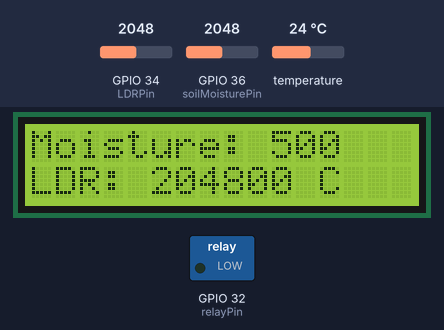
Bench run of a sketch on a simulated ESP32. Parts: 16×2 character LCD, switched loads named in the sketch (green lamp = pin HIGH). Inputs (shaded band) come from the test bench; at power-on: temperature 24 °C, GPIO 34 (LDRPin) = 2048, GPIO 36 (soilMoisturePin) = 2048. WiFi joins after 1.5 s; servers stay silent unless stated; what the sketch prints to the serial monitor is not drawn.

Above: at 3.4 s.
3.5 s: temperature set to 29.2 °C
At 5.5 s:
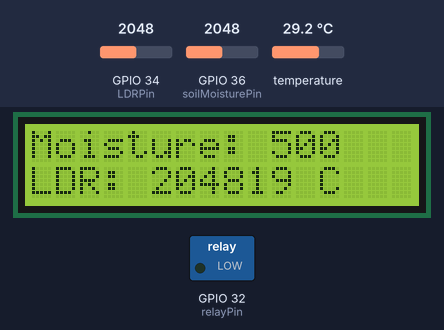
7.4 s: temperature set to 30.4 °C
At 9.9 s:
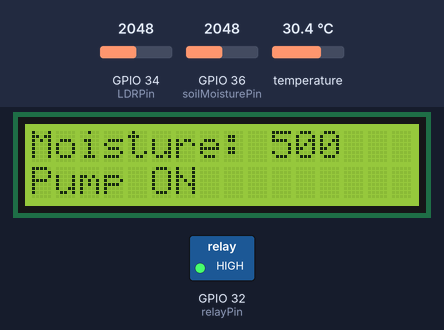
11.7 s: temperature set to 12 °C
At 14.6 s:
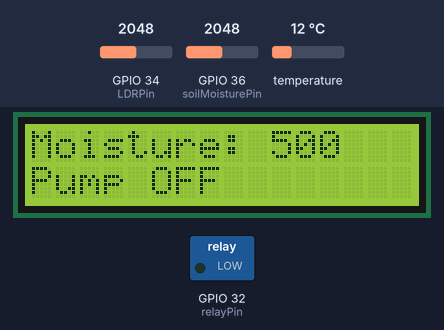
16.7 s: GPIO 34 (LDRPin) set to 2866
At 18.1 s:
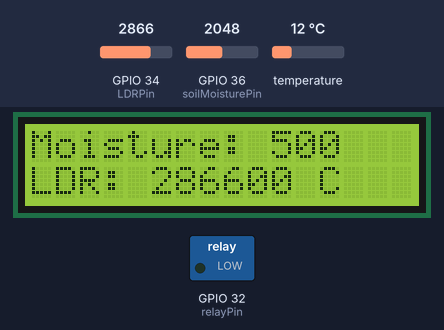
19.8 s: GPIO 36 (soilMoisturePin) set to 2411
At 23.1 s:
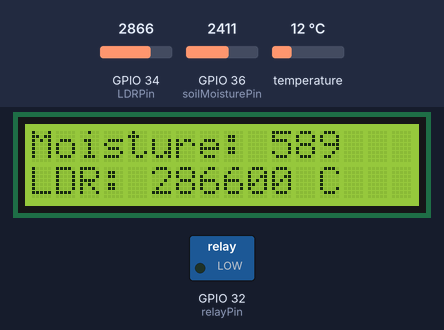
23.8 s: GPIO 36 (soilMoisturePin) set to 2523
At 28.0 s:
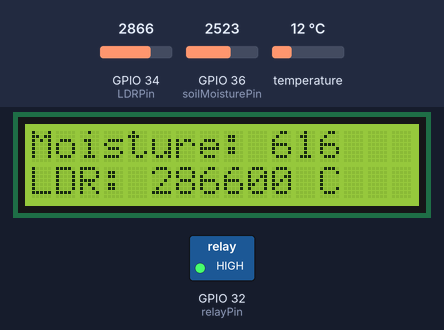
Timing chart, 0 to 28.2 s (numbered marks = the images above; inputs shaded):
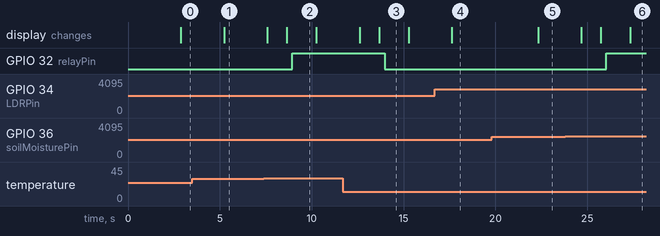

The sketch:

all-14.ino
```cpp
#include <Arduino.h>
#include <Wire.h>
#include <LiquidCrystal_I2C.h>
#include <OneWire.h>
#include <DallasTemperature.h>
#include <ThingSpeak.h>
#include <WiFi.h>
#include <FirebaseESP32.h>

// Constants for ThingSpeak
const char* ssid = "vinald";
const char* password = "14231423";
unsigned long myChannel = 2234562;
const char* apiKey = "H0JAID5SFXIIFCJX";
const int soilMoisturePin = A0;
const int LDRPin = 34;
const int temperatureSensorPin = 17;

// Constants for Firebase
#define WIFI_SSID "vinald"
#define WIFI_PASSWORD "14231423"
#define FIREBASE_HOST F("https://agriculture-a2856-default-rtdb.firebaseio.com/")
#define FIREBASE_AUTH F("AIzaSyAgnMD_uFO5zrqEtTRouctYp5LO4k4-W8M")
OneWire oneWire(temperatureSensorPin);
DallasTemperature DS18B20(&oneWire);

LiquidCrystal_I2C lcd(0x27, 16, 2);
WiFiClient client; // Declare the WiFiClient object
FirebaseData firebaseData;

// Constants for pump control
const int moistureThresholdMin = 600; // Minimum threshold value for turning the pump on
const int moistureThresholdMax = 1000; // Maximum threshold value for turning the pump on
const int temperatureThresholdMin = 30; // Minimum temperature threshold for turning the pump on
const int temperatureThresholdMax = 50; // Maximum temperature threshold for turning the pump on

const int relayPin = 32;
bool pumpStatus = false; // Variable to keep track of the pump status

void setup() {
  Serial.begin(9600);
  pinMode(soilMoisturePin, INPUT);
  pinMode(LDRPin, INPUT);
  pinMode(temperatureSensorPin, INPUT);
  pinMode(relayPin, OUTPUT);
  digitalWrite(relayPin, LOW); // Initially turn off the relay

  lcd.begin();
  lcd.backlight();

  DS18B20.begin();

  // Connect to Wi-Fi for both ThingSpeak and Firebase
  Serial.println();
  Serial.print("Connecting to ");
  Serial.println(WIFI_SSID);
  WiFi.begin(WIFI_SSID, WIFI_PASSWORD);
  while (WiFi.status() != WL_CONNECTED) {
    delay(1000);
    Serial.print(".");
  }
  Serial.println("");
  Serial.println("WiFi connected");

  // Start ThingSpeak
  ThingSpeak.begin(client);

  // Start Firebase
  Firebase.begin(FIREBASE_HOST, FIREBASE_AUTH);
}

void loop() {
  // Read sensor values
  int soilMoistureValue = analogRead(soilMoisturePin);
  int mappedSoilMoistureValue = map(soilMoistureValue, 0, 1023, 0, 250); // Map to a range of 0 to 100%
  DS18B20.requestTemperatures();
  float temperatureC = DS18B20.getTempCByIndex(0);
  int ldrValue = analogRead(LDRPin);

  // Print sensor readings on the LCD
  lcd.clear();
  lcd.setCursor(0, 0);
  lcd.print("Moisture: ");
  lcd.print(mappedSoilMoistureValue);
  // lcd.print("");
  lcd.setCursor(0, 1);
  lcd.print("Temp: ");
  lcd.print(temperatureC);
  lcd.print(" C ");
  lcd.setCursor(0, 2);
  lcd.print("LDR: ");
  lcd.print(ldrValue);

  // ThingSpeak
  ThingSpeak.setField(1, mappedSoilMoistureValue);
  ThingSpeak.setField(2, temperatureC);
  ThingSpeak.setField(3, ldrValue);
  ThingSpeak.setField(4, (int)temperatureSensorPin); // Send the timestamp as a field to ThingSpeak
  ThingSpeak.setField(5, pumpStatus); // Send the pump status to ThingSpeak
  int x = ThingSpeak.writeFields(myChannel, apiKey);
  if (x == 200) {
    Serial.println("ThingSpeak Updated");
  } else {
    Serial.println("ThingSpeak Problem. HTTP error code: " + String(x));
  }

  // Firebase
  unsigned long currentMillis = millis();
  String timestampStr = String(currentMillis / 1000);
  Firebase.setInt(firebaseData, "/sensor_readings/" + timestampStr + "/soil_moisture", mappedSoilMoistureValue);
  Firebase.setInt(firebaseData, "/sensor_readings/" + timestampStr + "/ldr", ldrValue);
  Firebase.setFloat(firebaseData, "/sensor_readings/" + timestampStr + "/temperature", temperatureC);
  Firebase.setString(firebaseData, "/sensor_readings/" + timestampStr + "/timestamp", timestampStr); // Send the timestamp to Firebase
  Firebase.setBool(firebaseData, "/sensor_readings/" + timestampStr + "/pump_status", pumpStatus); // Send the pump status to Firebase

  // Check if the conditions for turning on the pump are met
  bool newPumpStatus = (temperatureC >= temperatureThresholdMin && temperatureC <= temperatureThresholdMax) ||
                       (mappedSoilMoistureValue >= moistureThresholdMin && mappedSoilMoistureValue <= moistureThresholdMax);

  if (newPumpStatus != pumpStatus) {
    // Pump status changed, log the change
    String pumpStatusStr = newPumpStatus ? "ON" : "OFF";
    Serial.println("Water pump " + pumpStatusStr);
    lcd.setCursor(0, 3);
    lcd.print("Pump " + pumpStatusStr + "      ");
    pumpStatus = newPumpStatus; // Update the pump status variable

    // Log the pump status to Firebase
    Firebase.setString(firebaseData, "/pump_status", pumpStatusStr);
    Firebase.setBool(firebaseData, "/sensor_readings/" + timestampStr + "/pump_status", pumpStatus); // Send the pump status to Firebase
  }

  // Turn the relay on or off based on the pump status
  digitalWrite(relayPin, pumpStatus ? HIGH : LOW);

  // Add a delay before taking the next sensor reading
  delay(500); // You can adjust the delay interval as needed
}
```

Measured:
- the behaviour switches between 29.9 and 30 °C on temperature (found by bisection; images 1 and 2)
- the behaviour switches between 2455 and 2456 on GPIO 36 (soilMoisturePin) (found by bisection; images 5 and 6)
- after the input at 3.5 s, the display: changes after 1.7 s (image 1)
- after the input at 7.4 s, GPIO 32 (relayPin): LOW → HIGH after 1.6 s; the display: first changes after 0.19 s (image 2 shows a later state)
- after the input at 11.7 s, GPIO 32 (relayPin): HIGH → LOW after 2.3 s; the display: first changes after 0.91 s (image 3 shows a later state)
- after the input at 16.7 s, the display: changes after 0.93 s (image 4)
- after the input at 19.8 s, the display: changes after 2.5 s (image 5)
- after the input at 23.8 s, GPIO 32 (relayPin): LOW → HIGH after 2.2 s; the display: changes after 0.88 s (image 6)
